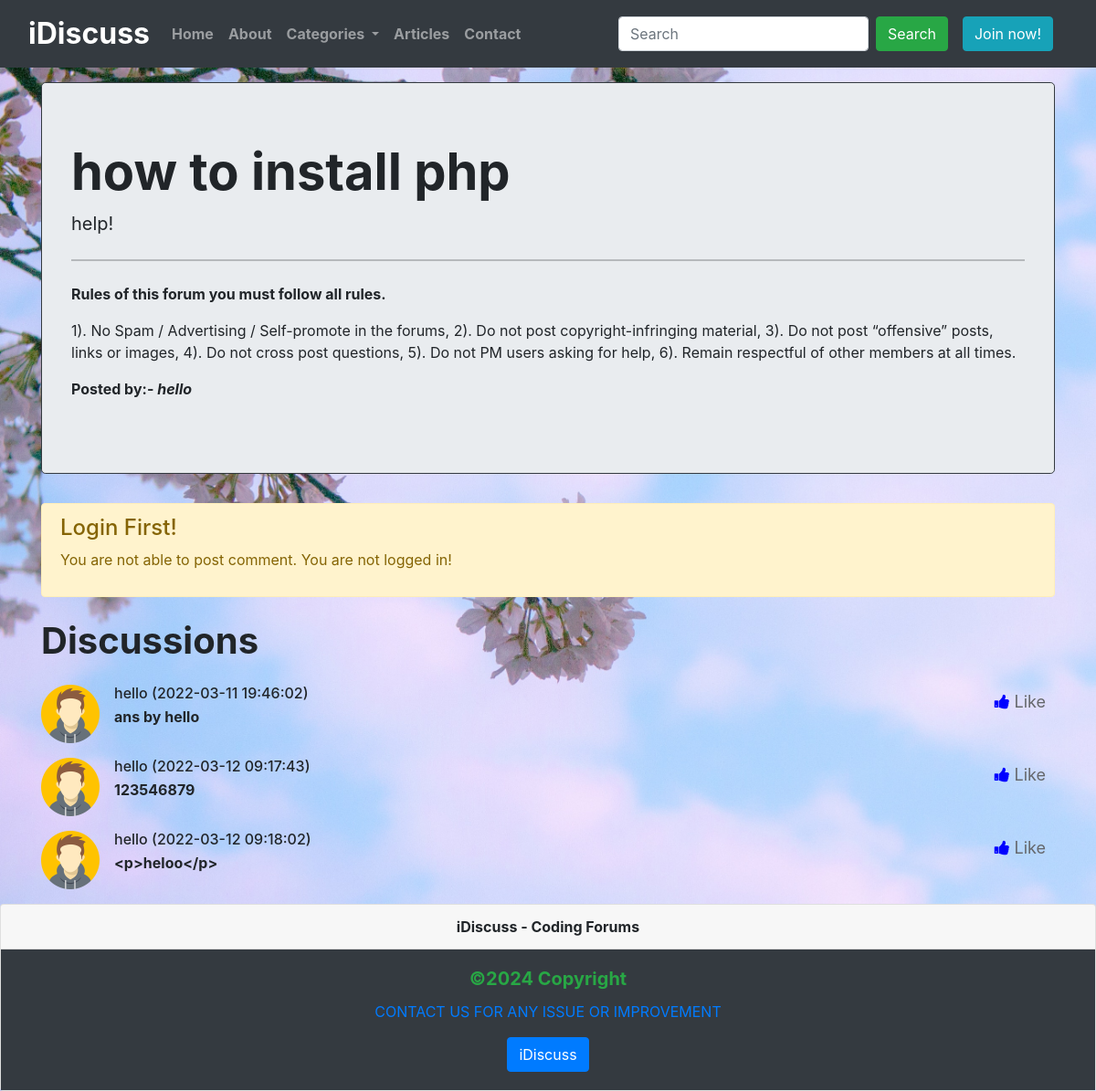
The app's page /thread.php?threadid=1 with its own data.
### tables this page shows
CREATE TABLE `threads` (
  `thread_id` int(9) NOT NULL,
  `thread_title` varchar(255) NOT NULL,
  `thread_desc` text NOT NULL,
  `thread_cat_id` int(9) NOT NULL,
  `thread_user_id` int(9) NOT NULL,
  `timestamp` datetime NOT NULL DEFAULT current_timestamp()
);

CREATE TABLE `users` (
  `sno` int(9) NOT NULL,
  `user_name` varchar(12) NOT NULL,
  `user_email` varchar(255) NOT NULL,
  `user_pass` varchar(255) NOT NULL,
  `timestemp` datetime NOT NULL DEFAULT current_timestamp()
);

CREATE TABLE `comments` (
  `comment_id` int(9) NOT NULL,
  `comment_content` text NOT NULL,
  `thread_id` int(9) NOT NULL,
  `comment_by` int(9) NOT NULL,
  `comment_time` datetime NOT NULL DEFAULT current_timestamp()
);

### thread.php (the view, shortened to what this page needs)
<!doctype html>
<html lang="en">
<head>
    <link href="https://cdn.jsdelivr.net/npm/bootstrap@5.1.3/dist/css/bootstrap.min.css" rel="stylesheet"
>
    <link rel="stylesheet" href="https://cdn.jsdelivr.net/npm/bootstrap@4.6.1/dist/css/bootstrap.min.css"
>
     <link rel="stylesheet" href="style.css" />
    <link rel="stylesheet" href="https://cdnjs.cloudflare.com/ajax/libs/font-awesome/4.7.0/css/font-awesome.min.css">
</head>
<body>
    <?php include 'partials/_dbconnect.php'; ?>
    <?php include 'partials/_header.php'; ?>
    <?php
    $id = $_GET['threadid'];
    $sql = "SELECT * FROM `threads` WHERE thread_id=$id";
    $result = mysqli_query($conn, $sql);
    while($row = mysqli_fetch_assoc($result)){
        $title = $row['thread_title'];
        $desc = $row['thread_desc'];
        $thread_user_id = $row['thread_user_id'];
        $sql2 = "SELECT user_name FROM `users` WHERE sno='$thread_user_id'";
        $result2 = mysqli_query($conn, $sql2);
        $row2 = mysqli_fetch_assoc($result2);
        $posted_by = $row2['user_name'];
    }
    ?>
    <div class="container my-3 ">
        <div class="jumbotron border rounded-3 border border-dark rounded-lg">
            <h1 class="display-4 fw-bold"><?php echo $title; ?></h1>
            <p class="lead fw-normal"><?php echo $desc; ?></p>
            <hr class="my-4">
            <p><b>Rules of this forum you must follow all rules.</b></P>
            <p>1). No Spam / Advertising / Self-promote in the forums, 2). Do not post copyright-infringing material,
                3).
                Do not post “offensive” posts, links or images, 4). Do not cross post questions, 5). Do not PM users
                asking for help, 6). Remain respectful of other members at all times.</p>
            <p><b>Posted by:- <em><?php echo $posted_by; ?></em></b></p>
        </div>
    </div>
<?php
if(isset($_SESSION['loggedin']) && $_SESSION['loggedin']==true){
  echo  '<div class="container fw-normal">
        <h1 class="py-2 fw-bolder">Post a Comment</h1>
        <form action="'. $_SERVER['REQUEST_URI'] .'" method="post" >
            <div class="form-floating mb-3">
                <textarea class="form-control" placeholder="Leave a comment here" id="comment" name="comment"
                    style="height: 100px" required></textarea>
                <input type="hidden" name="sno" value="'. $_SESSION["sno"]. '">
                <label for="floatingTextarea2">Type your comment</label>
            </div>
            <button type="submit" class="btn btn-success">Post Comment</button>
        </form>
    </div>';
    }else{
        echo'
        <div class="container fw-normal">
            <div class="alert alert-warning" role="alert">
            <h4 class="alert-heading">Login First!</h4>
            <p>You are not able to post comment. You are not logged in!</p>
            </div>
        </div>';
    }
?>
    <div class="container">
        <h1 class="my-4 fw-bolder">Discussions</h1>
        <?php
            $id = $_GET['threadid'];
            $sql = "SELECT * FROM `comments` WHERE thread_id=$id";
            $result = mysqli_query($conn, $sql);
            while($row = mysqli_fetch_assoc($result)){
                $content = $row['comment_content'];
                $comment_time = $row['comment_time'];
                echo '<ul class="list-unstyled">
                <li class="media my-3">
                <img src="img/avatar.png" class="mr-3" alt="avatar" hight="64px" width="64px">
                <div class="media-body">
                    <h6 class="mt-0 mb-1">'. $row2['user_name'] .' ('. $comment_time .')</h6>
                    <p class="my-0 font-weight-bold">'. $content .'</p>
                </div>
                <a href="#"><button id="like" onclick="liked()">
                    <i class="fa fa-thumbs-up"></i>
                    <span class="icon">Like</span>
                </button></a>
                <script>
                    function liked(){
                        var element = document.getElementById("like");
                        element.classList.toggle("liked");
                    }
                 </script>
                </li>';
            }
        ?>
    </div>
    <?php include 'partials/_footer.php'; ?>
</body>
</html>

### style.css (style rules this page uses)
.fa { font-size: 1.2em; }
i { color: blue; }
button { background: transparent; border: unset; outline: 0; font-size: 18px; cursor: pointer; color: #65676b; padding: 5px 10px; }

### thread.php (style rules this page uses)
body { background-image: url('img/bg3.jpg'); background-size: cover; }

### records on screen
threads: thread_title "how to install php", thread_desc "help!"
users: user_name "hello"
comments: comment_time "2022-03-11 19:46:02", comment_content "ans by hello"
comments: comment_time "2022-03-12 09:17:43", comment_content "123546879"
comments: comment_time "2022-03-12 09:18:02", comment_content "<p>heloo</p>"
